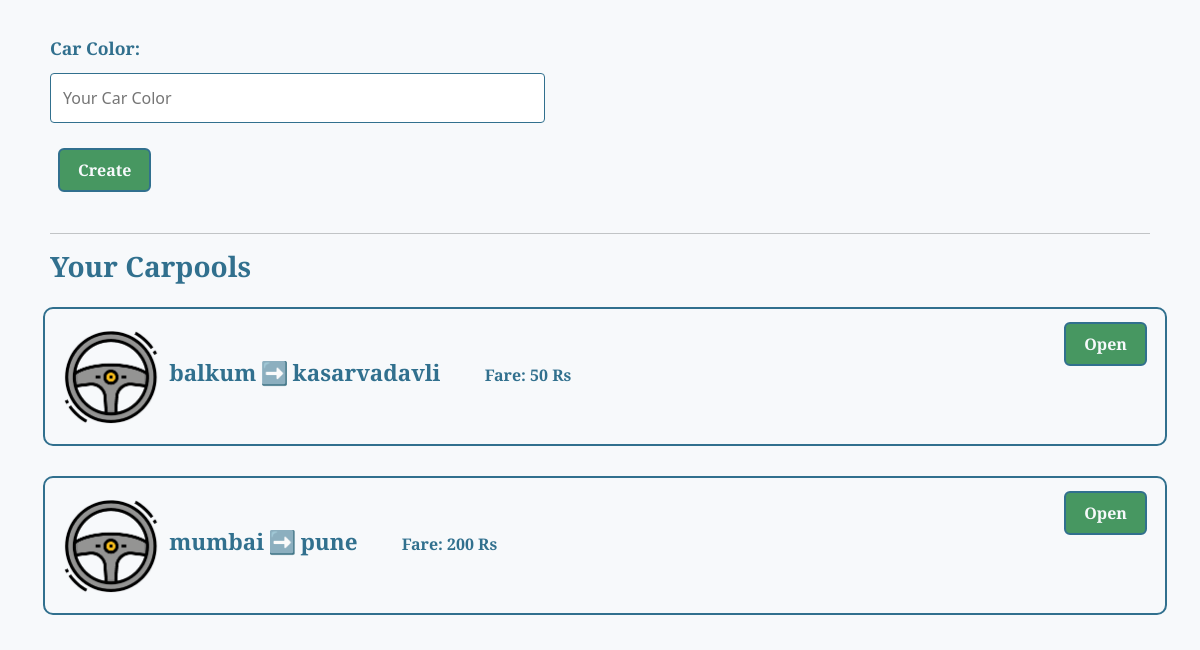
The app's page /carpools (signed in, lower part), older data.
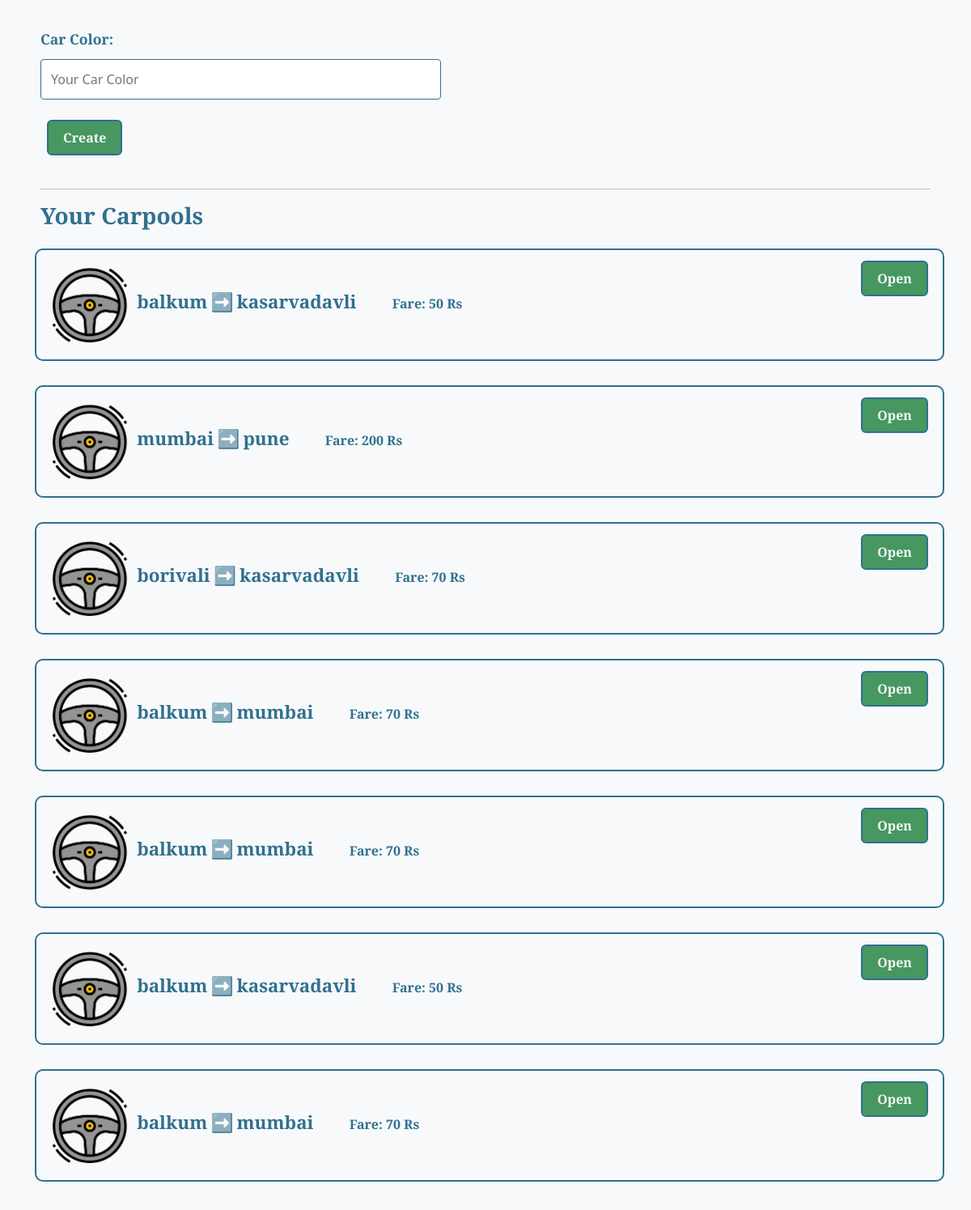
The same page, newer data.
### home/models.py (models this page shows)
class userCarpools(models.Model):
    start = models.CharField(max_length=90)
    to = models.CharField(max_length=90)
    poolDate = models.DateField(default=datetime.date.today)
    poolTime = models.TimeField(default=datetime.time)
    brand = models.TextField()
    carNo = models.TextField(max_length=10)
    price = models.IntegerField(default=0)
    color = models.TextField()
    user_id = models.IntegerField()

### home/views.py (the view, shortened to what this page needs)
# urls.py: path("carpools", views.carpools),
def carpools(request):
    current_user = request.user
    active_user_id = current_user.id
    carpoolData = userCarpools.objects.filter(user_id=active_user_id).values()
    context = {'carpoolData':carpoolData}
    return render(request,'carpools.html',context)

### home/templates/carpools.html (shortened to what this page needs)
<!DOCTYPE html>
{% load static %}
<html lang="en-us">
    <head>
        <link rel="stylesheet" href="{% static 'css/Registration.css' %}">
        <link rel="stylesheet" href="https://cdn.jsdelivr.net/npm/bootstrap@5.2.0/dist/css/bootstrap.min.css">
    </head>
    <body>
        <div class="container-fluid main-cont">
            <form action="/carpools" method="post">
            <div class="row">
                <div class="col-10">
                    <label for="color" required>Car Color:</label>
                </div>
                <div class="col-90">
                    <input type="text" id="color" name="color" placeholder="Your Car Color">
                </div>
            </div>
            <div class="row">
                <div class="col-2">
                    <button type="submit" class="btn btn-primary profileBtn">Create</button>
                </div>
            </div>
            </form>
            <hr>
            <div class="row">
                <div class="col-10">
                    <h3>Your Carpools</h3>
                </div>
            </div>
            {% for x in carpoolData %}
                <div class="row">
                    <div class="col-12 carpools">
                        <img class="carpoolOptionImg" src="/static/images/fullcarpoolimg.png" alt="carpool">
                        <p class="carpoolPos" >{{ x.start }}</p>
                        <p class="carpoolPos" >➡️</p>
                        <p class="carpoolPos" >{{ x.to }}</p>
                        <p class="carpoolPos addInfo" >Fare: {{ x.price }} Rs</p>
                        <form action="/{{ x.id }}" method="post">
                            <button type="submit"  class="btn btn-primary profileBtn my-2 my-sm-6 carpoolbtn">Open</button>
                        </form>
                    </div>
                </div>
            {% endfor %}
        </div>
    </body>
</html>

### home/static/css/Registration.css (style rules this page uses)
* { box-sizing: border-box; }
body { background-color: #F7F9FB; font-family: 'Cinzel', serif; }
input[type=text], input[type=email], input[type=number], input[type=select], input[type=date],input[type=select],input[type=password], input[type=tel] { width: 45%; padding: 12px; border: 1px solid #31708E; border-radius: 4px; resize: vertical; }
h3 { font-family: 'Cinzel', serif; font-weight: bold !important; color: #31708E !important; }
label { padding: 12px 12px 12px 0; margin-top: 30px; display: inline-block; color: #31708E; font-family: 'Cinzel', serif; font-weight: bold; font-size: 1.1rem; }
.btn { background-color: #479761 !important; color: #F7F9FB !important; padding: 8px 18px !important; border: none !important; border: 2px solid #31708E !important; border-radius: 4px; cursor: pointer; float:left; margin: 25px 8px !important; font-family: 'Cinzel', serif !important; font-weight: bold !important; }
.main-cont { background-color:#F7F9FB; padding: 20px 50px !important; }
.col-10 { float: left; width:10%; margin-top: 6px; }
.col-90 { float: left; width: 90%; margin-top: 6px; }
.row:after { content: ""; display: table; clear: both; }
.carpools { border: 2px solid #31708E; margin: 15px 5px !important; padding: 15px; border-radius: 10px; position: relative; }
.carpoolPos { display: inline-block; margin: 5px 0px; font-family: 'Cinzel', serif !important; font-weight: bold !important; color: #31708E; font-size: 1.4rem; }
.carpoolbtn { position: absolute; right: 10px; top: 5px; }
.carpoolOptionImg { height: 105px; }
.addInfo { margin-left: 40px; font-size: 1rem; }

Row changes from the older to the newer data that the page shows:
added userCarpools: start "borivali", to "kasarvadavli", price "70"
added userCarpools: start "balkum", to "mumbai", price "70"
added userCarpools: start "balkum", to "mumbai", price "70"
added userCarpools: start "balkum", to "kasarvadavli", price "50"
added userCarpools: start "balkum", to "mumbai", price "70"
